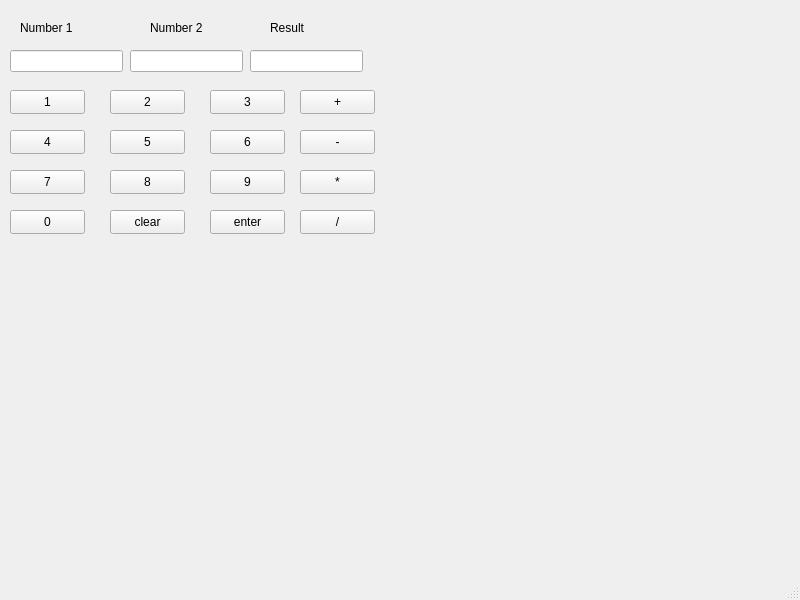
<?xml version="1.0" encoding="UTF-8"?>
<ui version="4.0">
 <class>MainWindow</class>
 <widget class="QMainWindow" name="MainWindow">
  <property name="geometry">
   <rect>
    <x>0</x>
    <y>0</y>
    <width>800</width>
    <height>600</height>
   </rect>
  </property>
  <property name="windowTitle">
   <string>MainWindow</string>
  </property>
  <widget class="QWidget" name="centralwidget">
   <widget class="QLabel" name="label">
    <property name="geometry">
     <rect>
      <x>20</x>
      <y>20</y>
      <width>61</width>
      <height>16</height>
     </rect>
    </property>
    <property name="text">
     <string>Number 1</string>
    </property>
   </widget>
   <widget class="QLabel" name="label_2">
    <property name="geometry">
     <rect>
      <x>150</x>
      <y>20</y>
      <width>61</width>
      <height>16</height>
     </rect>
    </property>
    <property name="text">
     <string>Number 2</string>
    </property>
   </widget>
   <widget class="QLabel" name="label_3">
    <property name="geometry">
     <rect>
      <x>270</x>
      <y>20</y>
      <width>61</width>
      <height>16</height>
     </rect>
    </property>
    <property name="text">
     <string>Result</string>
    </property>
   </widget>
   <widget class="QLineEdit" name="num1">
    <property name="geometry">
     <rect>
      <x>10</x>
      <y>50</y>
      <width>113</width>
      <height>22</height>
     </rect>
    </property>
   </widget>
   <widget class="QLineEdit" name="num2">
    <property name="geometry">
     <rect>
      <x>130</x>
      <y>50</y>
      <width>113</width>
      <height>22</height>
     </rect>
    </property>
   </widget>
   <widget class="QLineEdit" name="result">
    <property name="geometry">
     <rect>
      <x>250</x>
      <y>50</y>
      <width>113</width>
      <height>22</height>
     </rect>
    </property>
   </widget>
   <widget class="QPushButton" name="N1">
    <property name="geometry">
     <rect>
      <x>10</x>
      <y>90</y>
      <width>75</width>
      <height>24</height>
     </rect>
    </property>
    <property name="text">
     <string>1</string>
    </property>
   </widget>
   <widget class="QPushButton" name="N2">
    <property name="geometry">
     <rect>
      <x>110</x>
      <y>90</y>
      <width>75</width>
      <height>24</height>
     </rect>
    </property>
    <property name="text">
     <string>2</string>
    </property>
   </widget>
   <widget class="QPushButton" name="N3">
    <property name="geometry">
     <rect>
      <x>210</x>
      <y>90</y>
      <width>75</width>
      <height>24</height>
     </rect>
    </property>
    <property name="text">
     <string>3</string>
    </property>
   </widget>
   <widget class="QPushButton" name="add">
    <property name="geometry">
     <rect>
      <x>300</x>
      <y>90</y>
      <width>75</width>
      <height>24</height>
     </rect>
    </property>
    <property name="text">
     <string>+</string>
    </property>
   </widget>
   <widget class="QPushButton" name="N4">
    <property name="geometry">
     <rect>
      <x>10</x>
      <y>130</y>
      <width>75</width>
      <height>24</height>
     </rect>
    </property>
    <property name="text">
     <string>4</string>
    </property>
   </widget>
   <widget class="QPushButton" name="N5">
    <property name="geometry">
     <rect>
      <x>110</x>
      <y>130</y>
      <width>75</width>
      <height>24</height>
     </rect>
    </property>
    <property name="text">
     <string>5</string>
    </property>
   </widget>
   <widget class="QPushButton" name="N6">
    <property name="geometry">
     <rect>
      <x>210</x>
      <y>130</y>
      <width>75</width>
      <height>24</height>
     </rect>
    </property>
    <property name="text">
     <string>6</string>
    </property>
   </widget>
   <widget class="QPushButton" name="sub">
    <property name="geometry">
     <rect>
      <x>300</x>
      <y>130</y>
      <width>75</width>
      <height>24</height>
     </rect>
    </property>
    <property name="text">
     <string>-</string>
    </property>
   </widget>
   <widget class="QPushButton" name="N7">
    <property name="geometry">
     <rect>
      <x>10</x>
      <y>170</y>
      <width>75</width>
      <height>24</height>
     </rect>
    </property>
    <property name="text">
     <string>7</string>
    </property>
   </widget>
   <widget class="QPushButton" name="N8">
    <property name="geometry">
     <rect>
      <x>110</x>
      <y>170</y>
      <width>75</width>
      <height>24</height>
     </rect>
    </property>
    <property name="text">
     <string>8</string>
    </property>
   </widget>
   <widget class="QPushButton" name="N9">
    <property name="geometry">
     <rect>
      <x>210</x>
      <y>170</y>
      <width>75</width>
      <height>24</height>
     </rect>
    </property>
    <property name="text">
     <string>9</string>
    </property>
   </widget>
   <widget class="QPushButton" name="mul">
    <property name="geometry">
     <rect>
      <x>300</x>
      <y>170</y>
      <width>75</width>
      <height>24</height>
     </rect>
    </property>
    <property name="text">
     <string>*</string>
    </property>
   </widget>
   <widget class="QPushButton" name="N0">
    <property name="geometry">
     <rect>
      <x>10</x>
      <y>210</y>
      <width>75</width>
      <height>24</height>
     </rect>
    </property>
    <property name="text">
     <string>0</string>
    </property>
   </widget>
   <widget class="QPushButton" name="clear">
    <property name="geometry">
     <rect>
      <x>110</x>
      <y>210</y>
      <width>75</width>
      <height>24</height>
     </rect>
    </property>
    <property name="text">
     <string>clear</string>
    </property>
   </widget>
   <widget class="QPushButton" name="enter">
    <property name="geometry">
     <rect>
      <x>210</x>
      <y>210</y>
      <width>75</width>
      <height>24</height>
     </rect>
    </property>
    <property name="text">
     <string>enter</string>
    </property>
   </widget>
   <widget class="QPushButton" name="div">
    <property name="geometry">
     <rect>
      <x>300</x>
      <y>210</y>
      <width>75</width>
      <height>24</height>
     </rect>
    </property>
    <property name="text">
     <string>/</string>
    </property>
   </widget>
  </widget>
  <widget class="QMenuBar" name="menubar">
   <property name="geometry">
    <rect>
     <x>0</x>
     <y>0</y>
     <width>800</width>
     <height>22</height>
    </rect>
   </property>
  </widget>
  <widget class="QStatusBar" name="statusbar"/>
 </widget>
 <resources/>
 <connections/>
</ui>
